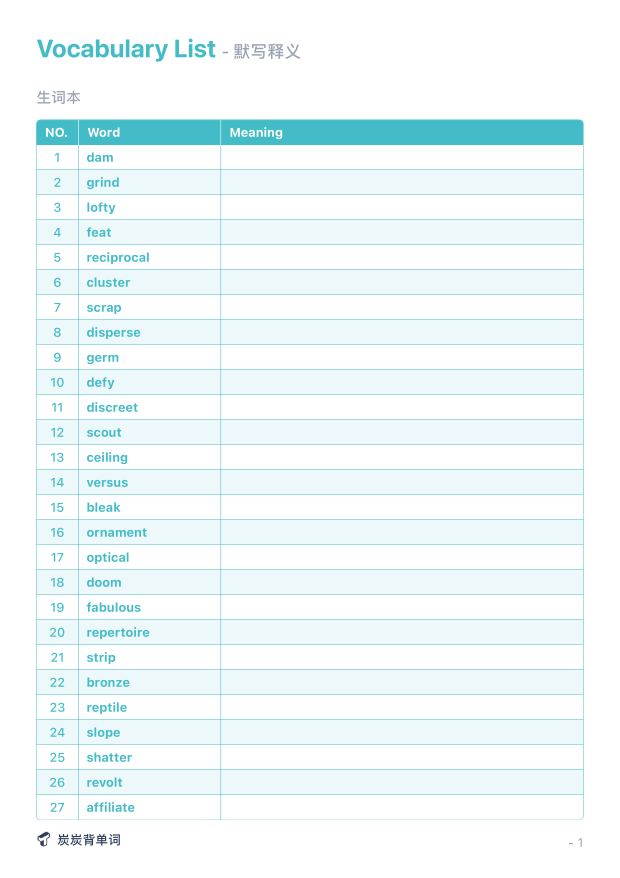
#> input picture image_output/page_1.png, 2480 x 3509 px (shown at 1/4 size); its folder holds only this picture in this run
$ python word.py
#> lines starting #> are read from the running program, lines starting #| are printed output that depends on the picture
import os
from PIL import Image
import pytesseract

image_folder = "image_output/"
output_txt = "extracted_words.txt"

# 下载好tesseract.exe，下面是你的安装路径
pytesseract.pytesseract.tesseract_cmd = r'C:\Program Files\Tesseract-OCR\tesseract.exe'

# Open the output text file for writing
with open(output_txt, 'w', encoding='utf-8') as output_file:
    for image_filename in os.listdir(image_folder):
        image_path = os.path.join(image_folder, image_filename)
        image = Image.open(image_path)
#> image is the input picture: PIL image 2480x3509 RGB; mean R, G, B 238.9, 249, 250

        # 修改成你想要裁剪的区域
        x1 = 320
        y1 = 580
        x2 = 880
        y2 = 3290
        crop_box = (x1, y1, x2, y2)
        cropped_image = image.crop(crop_box)
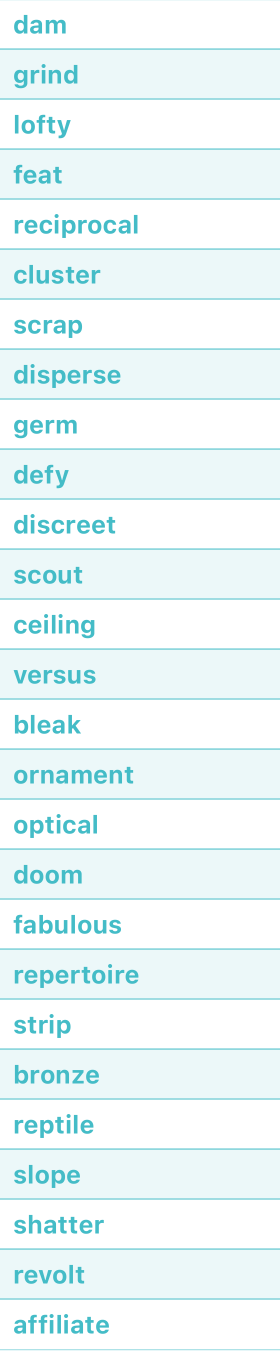
#> cropped_image: PIL image 560x2710 RGB (shown at 1/2 size); mean R, G, B 234.6, 247.6, 248.7

        # 下面注释是显示裁剪出来的图像，你可以看看你上面的标注对不对
        # cropped_image.show()

#> (the run stopped early here; a loop or call above may not have finished)
